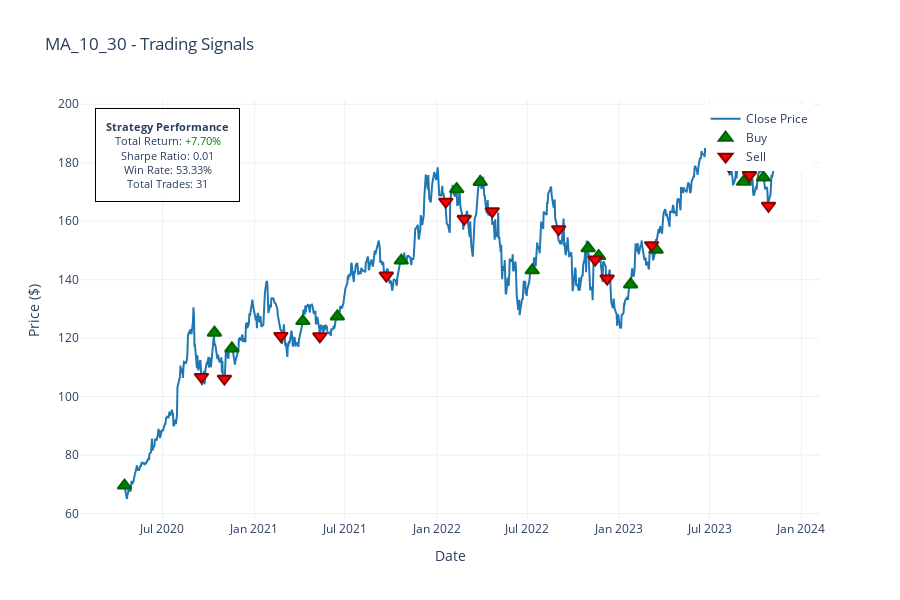
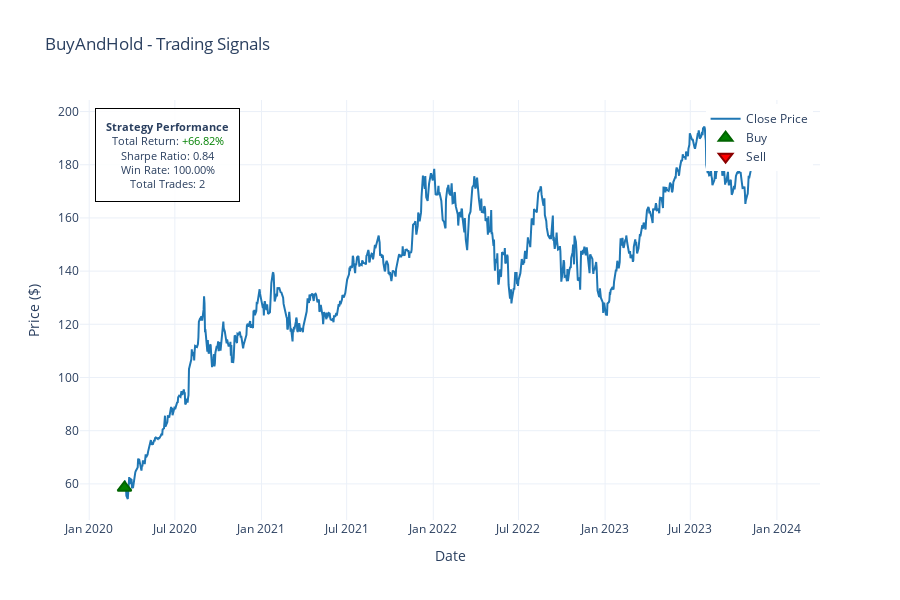
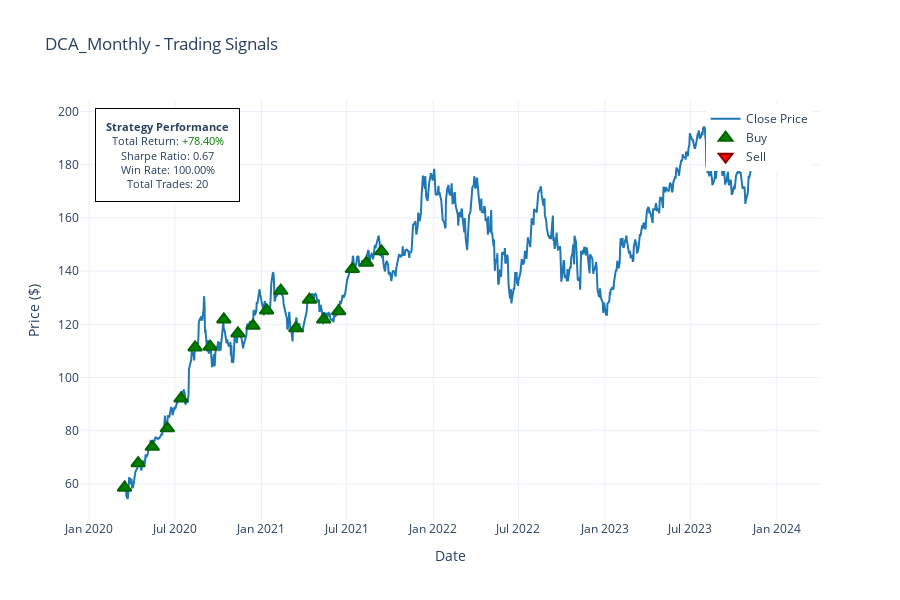

Notebook cell for these charts, in order:
### Code cell
# Visualize trading signals for all strategies
trade_figures = results.plot_trades(data)
for name, fig in trade_figures.items():
    fig.show()

### Figure 1 — Plotly figure (JSON) as saved in the notebook; plotly's stock layout.template omitted (floating-point values rounded to 4 significant figures; data arrays with more than 128 entries replaced by an {"elided": "..."} marker saying what was removed)
{"data": [{"hovertemplate": "Date: %{x}<br>Price: $%{y:.2f}<extra></extra>", "line": {"color": "#1f77b4", "width": 2}, "mode": "lines", "name": "Close Price", "type": "scatter", "x": {"elided": "901 str values"}, "y": {"elided": "901 float values"}}, {"customdata": [10, 10, 10, 10, 10, 10, 10, 10, 10, 10, 10, 10, 10, 10, 10, 10], "hovertemplate": "<b>BUY</b><br>Date: %{x}<br>Price: $%{y:.2f}<br>Shares: %{customdata:.2f}<extra></extra>", "marker": {"color": "green", "line": {"color": "darkgreen", "width": 2}, "size": 12, "symbol": "triangle-up"}, "mode": "markers", "name": "Buy", "type": "scatter", "x": ["2020-04-16T00:00:00", "2020-10-13T00:00:00", "2020-11-17T00:00:00", "2021-04-08T00:00:00", "2021-06-16T00:00:00", "2021-10-22T00:00:00", "2022-02-10T00:00:00", "2022-03-29T00:00:00", "2022-07-11T00:00:00", "2022-10-31T00:00:00", "2022-11-21T00:00:00", "2023-01-24T00:00:00", "2023-03-16T00:00:00", "2023-09-07T00:00:00", "2023-10-17T00:00:00", "2023-11-10T00:00:00"], "y": [69.57, 121.9, 116.5, 125.8, 127.4, 146.5, 170.9, 173.4, 143.2, 150.8, 148.1, 138.4, 150.3, 173.5, 174.9, 182.4]}, {"customdata": [[10, 370.5], [10, -158.3], [10, 41.62], [10, -53.32], [10, 138.3], [10, 199.6], [10, -102.7], [10, -102.1], [10, 139.0], [10, -40.28], [10, -78.32], [10, 132.8], [10, 284.2], [10, 21.42], [10, -98.11]], "hovertemplate": "<b>SELL</b><br>Date: %{x}<br>Price: $%{y:.2f}<br>Shares: %{customdata[0]:.2f}<br>P&L: $%{customdata[1]:.2f}<extra></extra>", "marker": {"color": "red", "line": {"color": "darkred", "width": 2}, "size": 12, "symbol": "triangle-down"}, "mode": "markers", "name": "Sell", "type": "scatter", "x": ["2020-09-17T00:00:00", "2020-11-02T00:00:00", "2021-02-23T00:00:00", "2021-05-12T00:00:00", "2021-09-22T00:00:00", "2022-01-19T00:00:00", "2022-02-25T00:00:00", "2022-04-22T00:00:00", "2022-09-02T00:00:00", "2022-11-14T00:00:00", "2022-12-08T00:00:00", "2023-03-07T00:00:00", "2023-08-09T00:00:00", "2023-09-19T00:00:00", "2023-10-27T00:00:00"], "y": [106.7, 106.1, 120.8, 120.6, 141.4, 166.7, 160.8, 163.4, 157.3, 146.9, 140.4, 151.8, 178.9, 175.8, 165.3]}], "layout": {"annotations": [{"bgcolor": "rgba(255, 255, 255, 0.9)", "bordercolor": "black", "borderpad": 10, "borderwidth": 1, "font": {"size": 11}, "showarrow": false, "text": "<b>Strategy Performance</b><br>Total Return: <span style='color:green'>+7.70%</span><br>Sharpe Ratio: 0.01<br>Win Rate: 53.33%<br>Total Trades: 31", "x": 0.02, "xanchor": "left", "xref": "paper", "y": 0.98, "yanchor": "top", "yref": "paper"}], "height": 600, "hovermode": "closest", "legend": {"x": 0.99, "xanchor": "right", "y": 0.99, "yanchor": "top"}, "showlegend": true, "title": {"text": "MA_10_30 - Trading Signals"}, "xaxis": {"title": {"text": "Date"}}, "yaxis": {"title": {"text": "Price ($)"}}}}

### Figure 2 — Plotly figure (JSON) as saved in the notebook; plotly's stock layout.template omitted (floating-point values rounded to 4 significant figures; data arrays with more than 128 entries replaced by an {"elided": "..."} marker saying what was removed)
{"data": [{"hovertemplate": "Date: %{x}<br>Price: $%{y:.2f}<extra></extra>", "line": {"color": "#1f77b4", "width": 2}, "mode": "lines", "name": "Close Price", "type": "scatter", "x": {"elided": "956 str values"}, "y": {"elided": "956 float values"}}, {"customdata": [50], "hovertemplate": "<b>BUY</b><br>Date: %{x}<br>Price: $%{y:.2f}<br>Shares: %{customdata:.2f}<extra></extra>", "marker": {"color": "green", "line": {"color": "darkgreen", "width": 2}, "size": 12, "symbol": "triangle-up"}, "mode": "markers", "name": "Buy", "type": "scatter", "x": ["2020-03-16T00:00:00"], "y": [58.57]}, {"customdata": [[50, 6675.0]], "hovertemplate": "<b>SELL</b><br>Date: %{x}<br>Price: $%{y:.2f}<br>Shares: %{customdata[0]:.2f}<br>P&L: $%{customdata[1]:.2f}<extra></extra>", "marker": {"color": "red", "line": {"color": "darkred", "width": 2}, "size": 12, "symbol": "triangle-down"}, "mode": "markers", "name": "Sell", "type": "scatter", "x": ["2023-12-29T00:00:00"], "y": [192.3]}], "layout": {"annotations": [{"bgcolor": "rgba(255, 255, 255, 0.9)", "bordercolor": "black", "borderpad": 10, "borderwidth": 1, "font": {"size": 11}, "showarrow": false, "text": "<b>Strategy Performance</b><br>Total Return: <span style='color:green'>+66.82%</span><br>Sharpe Ratio: 0.84<br>Win Rate: 100.00%<br>Total Trades: 2", "x": 0.02, "xanchor": "left", "xref": "paper", "y": 0.98, "yanchor": "top", "yref": "paper"}], "height": 600, "hovermode": "closest", "legend": {"x": 0.99, "xanchor": "right", "y": 0.99, "yanchor": "top"}, "showlegend": true, "title": {"text": "BuyAndHold - Trading Signals"}, "xaxis": {"title": {"text": "Date"}}, "yaxis": {"title": {"text": "Price ($)"}}}}

### Figure 3 — Plotly figure (JSON) as saved in the notebook; plotly's stock layout.template omitted (floating-point values rounded to 4 significant figures; data arrays with more than 128 entries replaced by an {"elided": "..."} marker saying what was removed)
{"data": [{"hovertemplate": "Date: %{x}<br>Price: $%{y:.2f}<extra></extra>", "line": {"color": "#1f77b4", "width": 2}, "mode": "lines", "name": "Close Price", "type": "scatter", "x": {"elided": "956 str values"}, "y": {"elided": "956 float values"}}, {"customdata": [8.536, 7.376, 6.764, 6.181, 5.43, 4.492, 4.481, 4.103, 4.29, 4.185, 3.993, 3.77, 4.22, 3.869, 4.106, 4.002, 3.551, 3.494, 3.391], "hovertemplate": "<b>BUY</b><br>Date: %{x}<br>Price: $%{y:.2f}<br>Shares: %{customdata:.2f}<extra></extra>", "marker": {"color": "green", "line": {"color": "darkgreen", "width": 2}, "size": 12, "symbol": "triangle-up"}, "mode": "markers", "name": "Buy", "type": "scatter", "x": ["2020-03-16T00:00:00", "2020-04-14T00:00:00", "2020-05-14T00:00:00", "2020-06-15T00:00:00", "2020-07-14T00:00:00", "2020-08-13T00:00:00", "2020-09-14T00:00:00", "2020-10-13T00:00:00", "2020-11-12T00:00:00", "2020-12-14T00:00:00", "2021-01-12T00:00:00", "2021-02-11T00:00:00", "2021-03-15T00:00:00", "2021-04-13T00:00:00", "2021-05-13T00:00:00", "2021-06-14T00:00:00", "2021-07-13T00:00:00", "2021-08-12T00:00:00", "2021-09-13T00:00:00"], "y": [58.57, 67.78, 73.92, 80.89, 92.09, 111.3, 111.6, 121.9, 116.6, 119.5, 125.2, 132.6, 118.5, 129.2, 121.8, 124.9, 140.8, 143.1, 147.5]}, {"customdata": [[90.23, 7832.0]], "hovertemplate": "<b>SELL</b><br>Date: %{x}<br>Price: $%{y:.2f}<br>Shares: %{customdata[0]:.2f}<br>P&L: $%{customdata[1]:.2f}<extra></extra>", "marker": {"color": "red", "line": {"color": "darkred", "width": 2}, "size": 12, "symbol": "triangle-down"}, "mode": "markers", "name": "Sell", "type": "scatter", "x": ["2023-12-29T00:00:00"], "y": [192.3]}], "layout": {"annotations": [{"bgcolor": "rgba(255, 255, 255, 0.9)", "bordercolor": "black", "borderpad": 10, "borderwidth": 1, "font": {"size": 11}, "showarrow": false, "text": "<b>Strategy Performance</b><br>Total Return: <span style='color:green'>+78.40%</span><br>Sharpe Ratio: 0.67<br>Win Rate: 100.00%<br>Total Trades: 20", "x": 0.02, "xanchor": "left", "xref": "paper", "y": 0.98, "yanchor": "top", "yref": "paper"}], "height": 600, "hovermode": "closest", "legend": {"x": 0.99, "xanchor": "right", "y": 0.99, "yanchor": "top"}, "showlegend": true, "title": {"text": "DCA_Monthly - Trading Signals"}, "xaxis": {"title": {"text": "Date"}}, "yaxis": {"title": {"text": "Price ($)"}}}}
